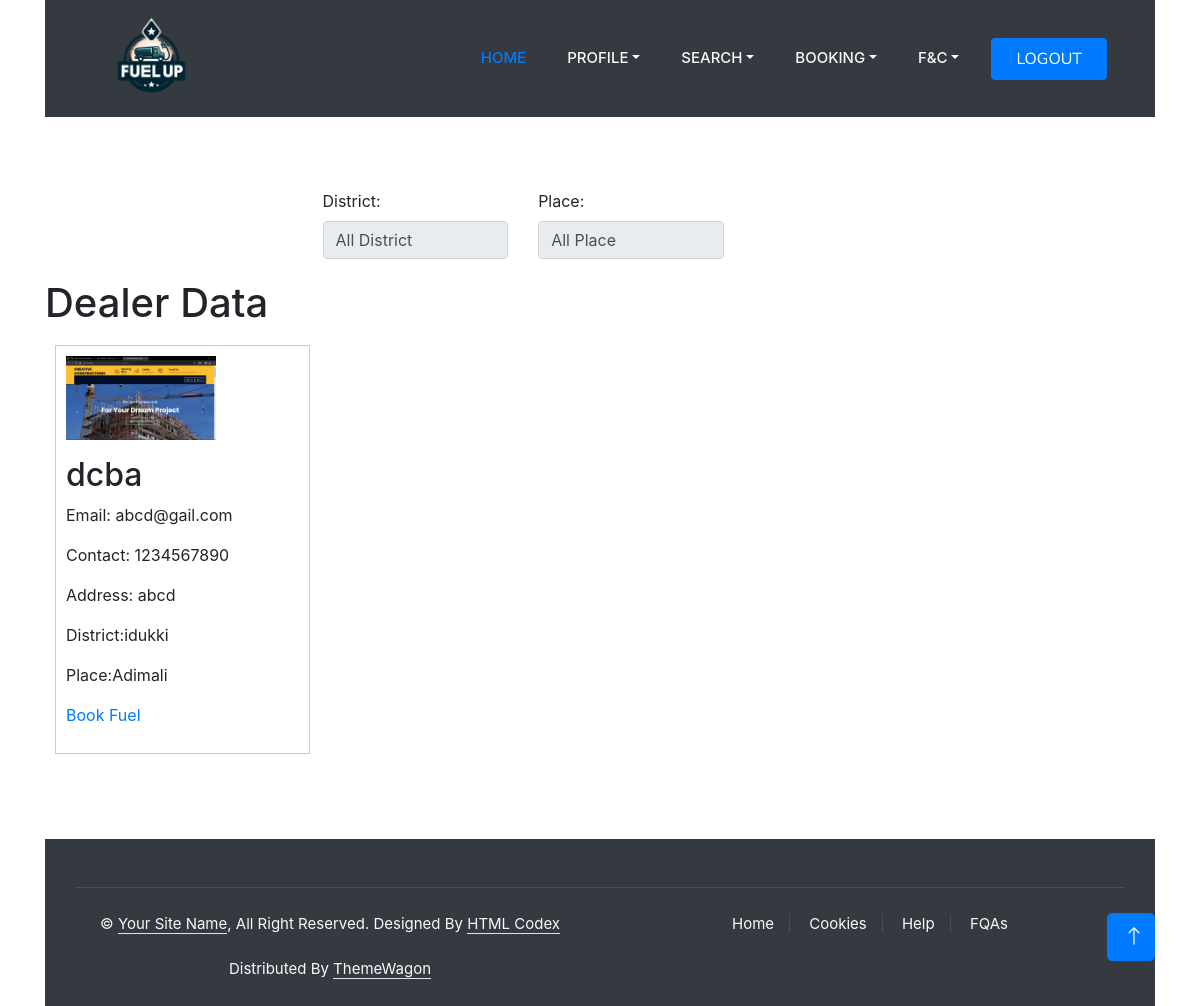
The page /User/search/ on the database its author committed.
### Guest/models.py (models this page shows)
class tbl_dealer(models.Model):
    dealer_name=models.CharField(max_length=20)
    dealer_email=models.CharField(max_length=30)
    dealer_contact=models.CharField(max_length=15)
    dealer_address=models.CharField(max_length=50)
    dealer_password=models.CharField(max_length=20)
    dealer_photo=models.FileField(upload_to='DealerDoc/')
    dealer_proof=models.FileField(upload_to='DealerDoc/')
    place=models.ForeignKey(tbl_place,on_delete=models.CASCADE)
    dealer_vstatus=models.CharField(max_length=5,default=0)

### Admin/models.py (models this page shows)
class tbl_place(models.Model):
    place_name=models.CharField(max_length=20)
    district=models.ForeignKey(tbl_district,on_delete=models.CASCADE)

class tbl_district(models.Model):
    district_name=models.CharField(max_length=20)

### User/views.py (the view)
# urls.py: path('search/',views.SearchDealer,name="SearchDealer"),
def SearchDealer(request):
    Dealer=tbl_dealer.objects.filter(dealer_vstatus=1)
    District=tbl_district.objects.all()
    return render(request,"User/SearchDealer.html",{"dealers":Dealer,"district":District})

### User/Templates/User/SearchDealer.html (shortened to what this page needs)
{% extends 'User/header.html' %}
{% load static %}
{% block content %}
<br><br><br>
<!DOCTYPE html>
<html lang="en">
<head>
    <link rel="stylesheet" href="https://maxcdn.bootstrapcdn.com/bootstrap/4.0.0/css/bootstrap.min.css"
>
    <link rel="stylesheet" href="https://pro.fontawesome.com/releases/v5.10.0/css/all.css"
 />
</head>
<body class="container">
<form method="post" id="search"  >
    <div class="filter-container row"  style="padding-left: 25%;">
        <div class="col-md-3">
            <label for="district-filter">District:</label>
            <select class="form-control" id="district-filter" onchange="searchDealer()">
                <option value="">All District</option>
            </select>
        </div>
        <div class="col-md-3">
            <label for="place-filter">Place:</label>
            <select class="form-control" id="place-filter" onchange="searchDealer()">
                <option value="">All Place</option>
            </select>
        </div>
    </div>
</form>
    <h1>Dealer Data</h1>
    <div id="Result">
    {% for dealer in dealers %}
        <div class="data-card col-md-4">
           <p><img src="{{dealer.dealer_photo.url}}" width="150" height="150"></p>
            <h2>{{ dealer.dealer_name }}</h2>
            <p>Email: {{ dealer.dealer_email }}</p>
            <p>Contact: {{ dealer.dealer_contact }}</p>
            <p>Address: {{ dealer.dealer_address }}</p>
            <p>District:{{dealer.place.district.district_name}}</p>
            <p>Place:{{dealer.place.place_name}}</p>
            <p><a href="{% url 'webuser:fuelbooking' dealer.id  %}">Book Fuel</a></p>
        </div>
    {% endfor %}
    </div>
</body>
</html>
<br><br><br><br><br><br><br><br><br><br><br><br><br><br><br><br><br><br><br>
{% endblock content %}

### Guest/static/login/css/style.css (style rules this page uses)
:root { --primary: #FEA116; --light: #F1F8FF; --dark: #0F172B; }

### Guest/static/form.css (style rules this page uses)
input[type=text],[type=password],[type=email],[type=date], select { width: 100%; padding: 12px 20px; margin: 8px 0; display: inline-block; border: 1px solid #ccc; border-radius: 4px; box-sizing: border-box; }

### User/Templates/User/SearchDealer.html (style rules this page uses)
.data-card { border: 1px solid #ccc; padding: 10px; margin: 10px; width: 23%; float: left; box-sizing: border-box; }
.data-card img { max-width: 100%; height: auto; }
.filter-container { margin-bottom: 20px; }

### rows shown on the page
tbl_dealer: dealer_photo (picture), dealer_name "dcba", dealer_email "abcd@gail.com", dealer_contact "1234567890", dealer_address "abcd", place.district.district_name "idukki", place.place_name "Adimali"
